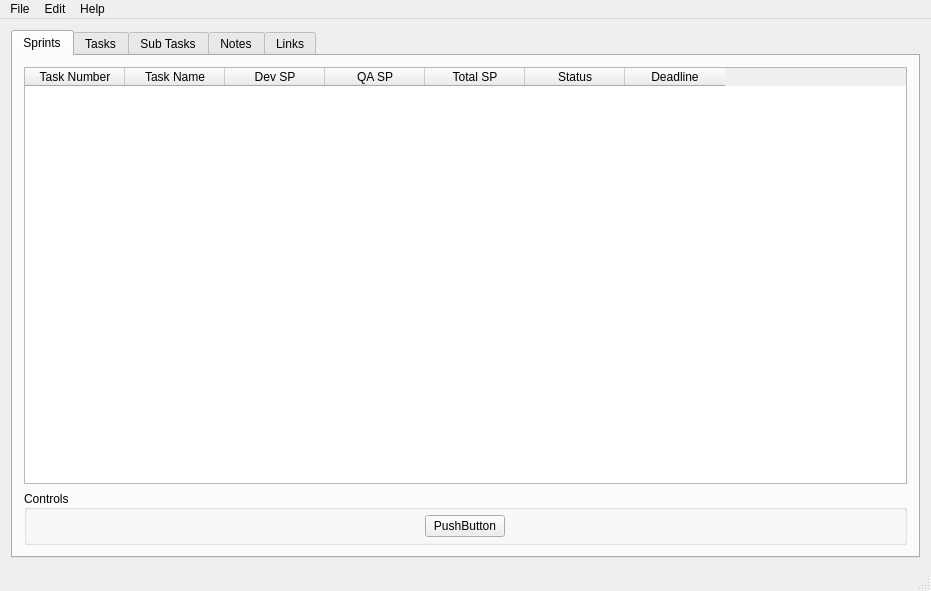
<?xml version="1.0" encoding="UTF-8"?>
<ui version="4.0">
 <class>SprintSyncClass</class>
 <widget class="QMainWindow" name="SprintSyncClass">
  <property name="geometry">
   <rect>
    <x>0</x>
    <y>0</y>
    <width>931</width>
    <height>591</height>
   </rect>
  </property>
  <property name="windowTitle">
   <string>SprintSync</string>
  </property>
  <widget class="QWidget" name="centralWidget">
   <layout class="QVBoxLayout" name="verticalLayout_2">
    <item>
     <layout class="QVBoxLayout" name="verticalLayout">
      <item>
       <widget class="QTabWidget" name="tabWidget">
        <property name="currentIndex">
         <number>0</number>
        </property>
        <widget class="QWidget" name="TabSprints">
         <attribute name="title">
          <string>Sprints</string>
         </attribute>
         <layout class="QVBoxLayout" name="verticalLayout_4">
          <item>
           <layout class="QVBoxLayout" name="verticalLayout_3">
            <item>
             <widget class="QTableWidget" name="TableSprints">
              <property name="selectionBehavior">
               <enum>QAbstractItemView::SelectRows</enum>
              </property>
              <property name="wordWrap">
               <bool>false</bool>
              </property>
              <attribute name="horizontalHeaderCascadingSectionResizes">
               <bool>false</bool>
              </attribute>
              <attribute name="horizontalHeaderStretchLastSection">
               <bool>false</bool>
              </attribute>
              <column>
               <property name="text">
                <string>Task Number</string>
               </property>
              </column>
              <column>
               <property name="text">
                <string>Task Name</string>
               </property>
              </column>
              <column>
               <property name="text">
                <string>Dev SP</string>
               </property>
              </column>
              <column>
               <property name="text">
                <string>QA SP</string>
               </property>
              </column>
              <column>
               <property name="text">
                <string>Total SP</string>
               </property>
              </column>
              <column>
               <property name="text">
                <string>Status</string>
               </property>
              </column>
              <column>
               <property name="text">
                <string>Deadline</string>
               </property>
              </column>
             </widget>
            </item>
            <item>
             <widget class="QGroupBox" name="GroupBoxSprints">
              <property name="sizePolicy">
               <sizepolicy hsizetype="Preferred" vsizetype="Preferred">
                <horstretch>0</horstretch>
                <verstretch>0</verstretch>
               </sizepolicy>
              </property>
              <property name="layoutDirection">
               <enum>Qt::LeftToRight</enum>
              </property>
              <property name="title">
               <string>Controls</string>
              </property>
              <property name="alignment">
               <set>Qt::AlignLeading|Qt::AlignLeft|Qt::AlignVCenter</set>
              </property>
              <layout class="QHBoxLayout" name="horizontalLayout">
               <property name="spacing">
                <number>5</number>
               </property>
               <property name="leftMargin">
                <number>5</number>
               </property>
               <property name="topMargin">
                <number>5</number>
               </property>
               <property name="rightMargin">
                <number>5</number>
               </property>
               <property name="bottomMargin">
                <number>5</number>
               </property>
               <item>
                <widget class="QPushButton" name="pushButton">
                 <property name="sizePolicy">
                  <sizepolicy hsizetype="Fixed" vsizetype="Fixed">
                   <horstretch>0</horstretch>
                   <verstretch>0</verstretch>
                  </sizepolicy>
                 </property>
                 <property name="layoutDirection">
                  <enum>Qt::RightToLeft</enum>
                 </property>
                 <property name="text">
                  <string>PushButton</string>
                 </property>
                </widget>
               </item>
              </layout>
             </widget>
            </item>
           </layout>
          </item>
         </layout>
        </widget>
        <widget class="QWidget" name="TabTasks">
         <attribute name="title">
          <string>Tasks</string>
         </attribute>
        </widget>
        <widget class="QWidget" name="TabSubTasks">
         <attribute name="title">
          <string>Sub Tasks</string>
         </attribute>
        </widget>
        <widget class="QWidget" name="TabNotes">
         <attribute name="title">
          <string>Notes</string>
         </attribute>
        </widget>
        <widget class="QWidget" name="TabLinks">
         <attribute name="title">
          <string>Links</string>
         </attribute>
        </widget>
       </widget>
      </item>
     </layout>
    </item>
   </layout>
  </widget>
  <widget class="QMenuBar" name="menuBar">
   <property name="geometry">
    <rect>
     <x>0</x>
     <y>0</y>
     <width>931</width>
     <height>20</height>
    </rect>
   </property>
   <widget class="QMenu" name="menuFile">
    <property name="title">
     <string>File</string>
    </property>
    <addaction name="actionNew"/>
    <addaction name="actionOpen"/>
    <addaction name="separator"/>
   </widget>
   <widget class="QMenu" name="menuEdit">
    <property name="title">
     <string>Edit</string>
    </property>
   </widget>
   <widget class="QMenu" name="menuHelp">
    <property name="title">
     <string>Help</string>
    </property>
    <addaction name="actionHow_to_use"/>
    <addaction name="separator"/>
    <addaction name="actionAbout"/>
   </widget>
   <addaction name="menuFile"/>
   <addaction name="menuEdit"/>
   <addaction name="menuHelp"/>
  </widget>
  <widget class="QStatusBar" name="statusBar"/>
  <action name="actionOpen">
   <property name="text">
    <string>Open</string>
   </property>
  </action>
  <action name="actionNew">
   <property name="text">
    <string>New</string>
   </property>
  </action>
  <action name="actionAbout_SprintSync">
   <property name="text">
    <string>About</string>
   </property>
  </action>
  <action name="actionHow_to_use">
   <property name="text">
    <string>How to use?</string>
   </property>
  </action>
  <action name="actionAbout">
   <property name="text">
    <string>About</string>
   </property>
  </action>
 </widget>
 <layoutdefault spacing="6" margin="11"/>
 <resources>
  <include location="SprintSync.qrc"/>
 </resources>
 <connections/>
</ui>
